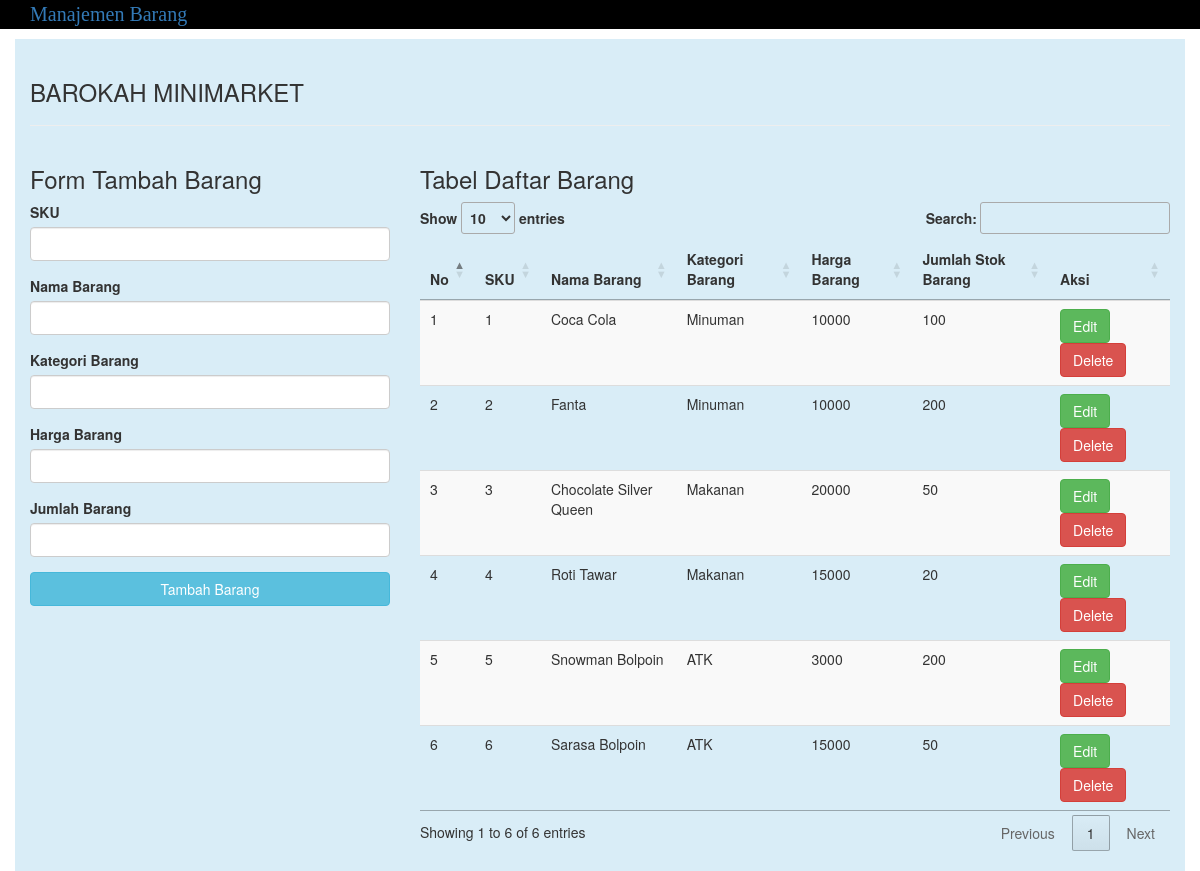
The page / on the database its author committed.
### tables this page shows
CREATE TABLE `barang` (
  `id_barang` int(11) NOT NULL,
  `sku_barang` int(11) NOT NULL,
  `nama_barang` varchar(50) NOT NULL,
  `kategori_barang` varchar(50) NOT NULL,
  `jumlah_barang` int(11) NOT NULL,
  `harga_barang` double NOT NULL
);

### index.php (the view, shortened to what this page needs)
<!DOCTYPE html>
<html lang="en">
<head>
    <link rel="stylesheet" href="navbar.css">
    </head>
 <body>
    <div class="nav">
    <ul>
 <li><a href="index.php">Manajemen Barang</a></li>
 </ul>
 </div>
 </body>
 </html>
 <link rel="stylesheet" href="bootstrap/css/bootstrap.css">
 <link rel="stylesheet" type="text/css" href="//cdn.datatables.net/1.10.11/css/jquery.dataTables.min.css">
</head>
<body>
 <?php
 include('dbconnect.php');
 $query = "SELECT * FROM barang";
 $result = mysqli_query($conn , $query);
 ?>
 <div class="container bg-info" style="padding-top: 20px; padding-bottom: 20px;">
  <h3>BAROKAH MINIMARKET</h3>
  <hr>
  <div class="row">
   <div class="col-sm-4">
    <h3>Form Tambah Barang</h3>
    <form role="form" action="insert.php" method="post">
     <div class="form-group">
      <label>SKU</label>
      <input type="text" name="sku_bg" class="form-control">
     </div>
     <div class="form-group">
      <label>Nama Barang</label>
      <input type="text" name="nama_bg" class="form-control">
     </div>
     <div class="form-group">
      <label>Kategori Barang</label>
      <input type="text" name="kategori_bg" class="form-control">
     </div>
     <div class="form-group">
      <label>Harga Barang</label>
      <input type="text" name="harga_bg" class="form-control">
     </div>
     <div class="form-group">
      <label>Jumlah Barang</label>
      <input type="text" name="jumlah_bg" class="form-control">
     </div>
     <button type="submit" class="btn btn-info btn-block">Tambah Barang</button>
    </form>
   </div>
   <div class="col-sm-8">
    <h3>Tabel Daftar Barang</h3>
    <table class="table table-striped table-hover dtabel">
     <thead>
      <tr>
       <th>No</th>
       <th>SKU</th>
       <th>Nama Barang</th>
       <th>Kategori Barang</th>
       <th>Harga Barang</th>
       <th>Jumlah Stok Barang</th>
       <th>Aksi</th>
      </tr>
     </thead>
     <tbody>
      <?php
       $no = 1;
       while ($row = mysqli_fetch_assoc($result)) {
      ?>
      <tr>
       <td><?php echo $no++; ?></td>
       <td><?php echo $row['sku_barang']; ?></td>
       <td><?php echo $row['nama_barang']; ?></td>
       <td><?php echo $row['kategori_barang']; ?></td>
       <td><?php echo $row['harga_barang']; ?></td>
       <td><?php echo $row['jumlah_barang']; ?></td>
       <td>
        <a href="editform.php?id=<?php echo $row['id_barang'];?>" class="btn btn-success" role="button">Edit</a>
        <a href="delete.php?id=<?php echo $row['id_barang']?>" class="btn btn-danger" role="button">Delete</a>
       </td>
      </tr>
      <?php
       }
      ?>
     </tbody>
    </table>
   </div>
  </div>
 </div>
</body>
</html>

### navbar.css (style rules this page uses)
* { margin: 0; padding: 0; }
.nav { margin: auto; text-align: center; font-family: fantasy; width: 100%; font-size: 20px; }
.nav ul { background: #000000; list-style: none; position: relative; display: inline-table; width: 100%; padding: 0 30px; }
.nav ul li { float: left; }

### rows shown on the page
barang: sku_barang "1", nama_barang "Coca Cola", kategori_barang "Minuman", harga_barang "10000", jumlah_barang "100"
barang: sku_barang "2", nama_barang "Fanta", kategori_barang "Minuman", harga_barang "10000", jumlah_barang "200"
barang: sku_barang "3", nama_barang "Chocolate Silver Queen", kategori_barang "Makanan", harga_barang "20000", jumlah_barang "50"
barang: sku_barang "4", nama_barang "Roti Tawar", kategori_barang "Makanan", harga_barang "15000", jumlah_barang "20"
barang: sku_barang "5", nama_barang "Snowman Bolpoin", kategori_barang "ATK", harga_barang "3000", jumlah_barang "200"
barang: sku_barang "6", nama_barang "Sarasa Bolpoin", kategori_barang "ATK", harga_barang "15000", jumlah_barang "50"
